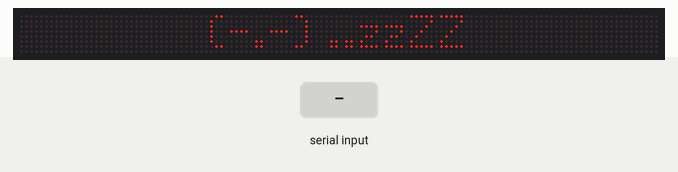
A sketch run on a simulated Arduino Uno, built with avr-gcc and run on an emulated ATmega328P. Shown: 128×8 LED matrix. The test bench sets the inputs (shaded band).

Above: at 1.2 s.
1.3 s: "1" received over Serial
At 3.2 s:
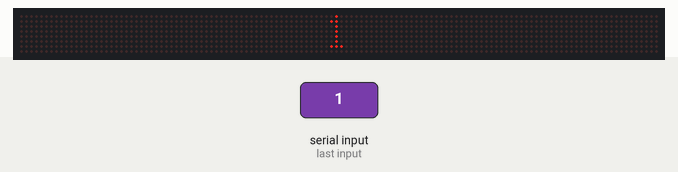
3.8 s: "0" received over Serial
At 5.1 s:
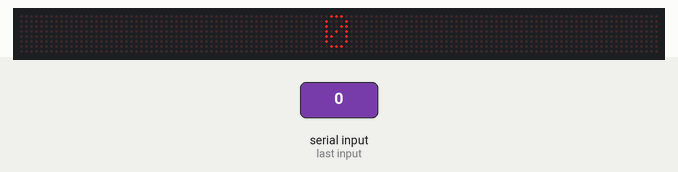
6.3 s: "2" received over Serial
At 8.1 s:
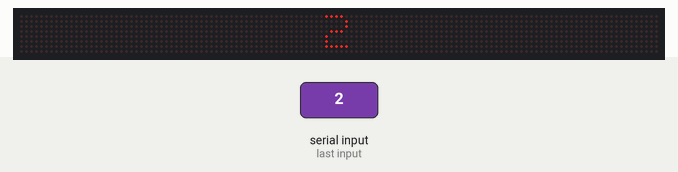
Timing chart, 0 to 9.6 s (numbered marks = the images above; inputs shaded):
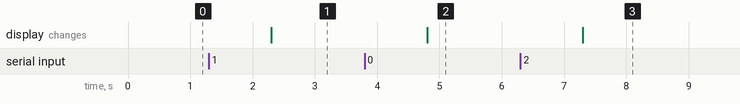

The sketch:

max7219-yfinance.ino
```cpp
#include <MD_Parola.h>
#include <MD_MAX72xx.h>
#include <SPI.h>

#define USE_USE_PAROLA_HW 1
#define HARDWARE_TYPE MD_MAX72XX::FC16_HW
#define MAX_DEVICES 16

#define CLK_PIN   13
#define DATA_PIN  11
#define CS_PIN    10

MD_Parola P = MD_Parola(HARDWARE_TYPE, DATA_PIN, CLK_PIN, CS_PIN, MAX_DEVICES);

void setup(void)
{
  P.begin();
  P.setTextAlignment(PA_CENTER);
  P.print("(-.-) ..zzZZ");
  Serial.begin(9600);
}

void loop(void)
{
  while(Serial.available() > 0 ){
    String str = Serial.readString();
    str.trim();
    P.print(str);
  }
}
```

Measured:
- after the input at 1.3 s, the display: changes after 1.0 s (image 1)
- after the input at 3.8 s, the display: changes after 1.0 s (image 2)
- after the input at 6.3 s, the display: changes after 1.0 s (image 3)
